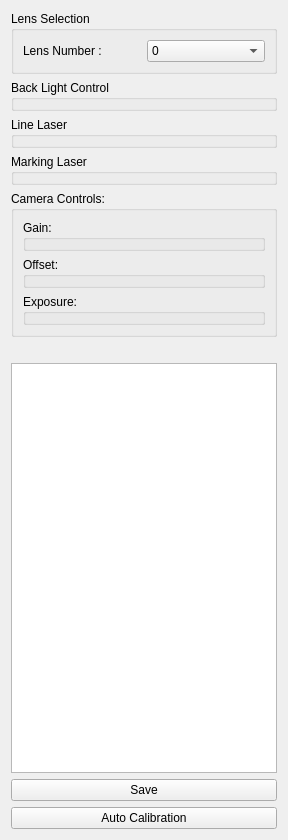
<?xml version="1.0" encoding="UTF-8"?>
<ui version="4.0">
 <class>LightCaliberationSection</class>
 <widget class="QWidget" name="LightCaliberationSection">
  <property name="geometry">
   <rect>
    <x>0</x>
    <y>0</y>
    <width>288</width>
    <height>840</height>
   </rect>
  </property>
  <property name="windowTitle">
   <string>Form</string>
  </property>
  <layout class="QVBoxLayout" name="verticalLayout">
   <item>
    <widget class="QGroupBox" name="groupBox">
     <property name="title">
      <string>Lens Selection</string>
     </property>
     <layout class="QHBoxLayout" name="horizontalLayout_21">
      <item>
       <widget class="QLabel" name="lens_number_label">
        <property name="text">
         <string>Lens Number : </string>
        </property>
       </widget>
      </item>
      <item>
       <widget class="QComboBox" name="lens_number_dropdown">
        <item>
         <property name="text">
          <string>0</string>
         </property>
        </item>
        <item>
         <property name="text">
          <string>1</string>
         </property>
        </item>
        <item>
         <property name="text">
          <string>2</string>
         </property>
        </item>
        <item>
         <property name="text">
          <string>3</string>
         </property>
        </item>
        <item>
         <property name="text">
          <string>4</string>
         </property>
        </item>
        <item>
         <property name="text">
          <string>5</string>
         </property>
        </item>
        <item>
         <property name="text">
          <string>6</string>
         </property>
        </item>
       </widget>
      </item>
     </layout>
    </widget>
   </item>
   <item>
    <widget class="_SliderBox" name="backlight_slider_box">
     <property name="title">
      <string>Back Light Control</string>
     </property>
    </widget>
   </item>
   <item>
    <widget class="_SliderBox" name="line_laser_slider_box">
     <property name="title">
      <string>Line Laser</string>
     </property>
    </widget>
   </item>
   <item>
    <widget class="_SliderBox" name="marking_laser_slider_box">
     <property name="title">
      <string>Marking Laser</string>
     </property>
    </widget>
   </item>
   <item>
    <widget class="QGroupBox" name="groupBox_6">
     <property name="title">
      <string>Camera Controls:</string>
     </property>
     <layout class="QVBoxLayout" name="verticalLayout_7">
      <item>
       <widget class="_SliderBox" name="gain_slider_box">
        <property name="title">
         <string>Gain:</string>
        </property>
       </widget>
      </item>
      <item>
       <widget class="_SliderBox" name="offset_slider_box">
        <property name="title">
         <string>Offset:</string>
        </property>
       </widget>
      </item>
      <item>
       <widget class="_SliderBox" name="exposure_slider_box">
        <property name="title">
         <string>Exposure:</string>
        </property>
       </widget>
      </item>
     </layout>
    </widget>
   </item>
   <item>
    <widget class="QLabel" name="histogram_image_label">
     <property name="minimumSize">
      <size>
       <width>0</width>
       <height>0</height>
      </size>
     </property>
     <property name="text">
      <string/>
     </property>
    </widget>
   </item>
   <item>
    <widget class="QTextBrowser" name="instruction_display_text_browser">
     <property name="source">
      <url>
       <string>qrc:/Config/Docs/instructions_light_caliberation.htm</string>
      </url>
     </property>
    </widget>
   </item>
   <item>
    <widget class="QPushButton" name="save_button">
     <property name="text">
      <string>Save</string>
     </property>
    </widget>
   </item>
   <item>
    <widget class="QPushButton" name="auto_calibration_button">
     <property name="text">
      <string>Auto Calibration</string>
     </property>
    </widget>
   </item>
  </layout>
 </widget>
 <customwidgets>
  <customwidget>
   <class>_SliderBox</class>
   <extends>QGroupBox</extends>
   <header>UI/_sliderbox.h</header>
   <container>1</container>
  </customwidget>
 </customwidgets>
 <resources/>
 <connections/>
</ui>
